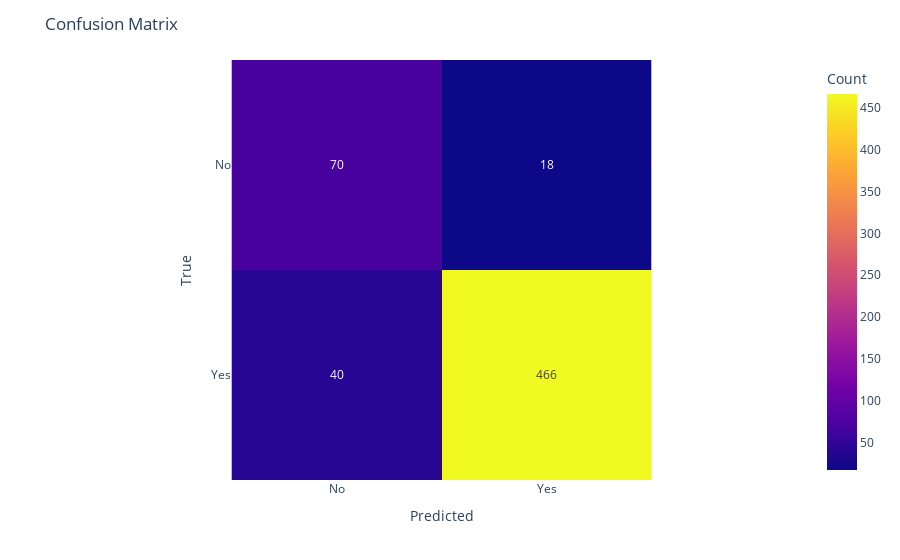

The cell this chart's notebook holds for it:
### Markdown cell above
#### CM

### Code cell
import plotly.express as px
fig = px.imshow(conf_matrix, text_auto=True,labels=dict(x="Predicted", y="True", color="Count"))
fig.update_layout(title='Confusion Matrix')
fig.update_xaxes(title_text='Predicted', tickvals = [0, 1], ticktext = ['No', 'Yes'])
fig.update_yaxes(title_text='True', tickvals = [0, 1], ticktext = ['No', 'Yes'])
fig.show()

### Figure 1 — Plotly figure (JSON) as saved in the notebook; plotly's stock layout.template omitted (floating-point values rounded to 4 significant figures)
{"data": [{"coloraxis": "coloraxis", "hovertemplate": "Predicted: %{x}<br>True: %{y}<br>Count: %{z}<extra></extra>", "name": "0", "texttemplate": "%{z}", "type": "heatmap", "xaxis": "x", "yaxis": "y", "z": [[70, 18], [40, 466]]}], "layout": {"coloraxis": {"colorbar": {"title": {"text": "Count"}}, "colorscale": [[0, "#0d0887"], [0.1111, "#46039f"], [0.2222, "#7201a8"], [0.3333, "#9c179e"], [0.4444, "#bd3786"], [0.5556, "#d8576b"], [0.6667, "#ed7953"], [0.7778, "#fb9f3a"], [0.8889, "#fdca26"], [1, "#f0f921"]]}, "margin": {"t": 60}, "title": {"text": "Confusion Matrix"}, "xaxis": {"anchor": "y", "constrain": "domain", "domain": [0, 1], "scaleanchor": "y", "ticktext": ["No", "Yes"], "tickvals": [0, 1], "title": {"text": "Predicted"}}, "yaxis": {"anchor": "x", "autorange": "reversed", "constrain": "domain", "domain": [0, 1], "ticktext": ["No", "Yes"], "tickvals": [0, 1], "title": {"text": "True"}}}}
